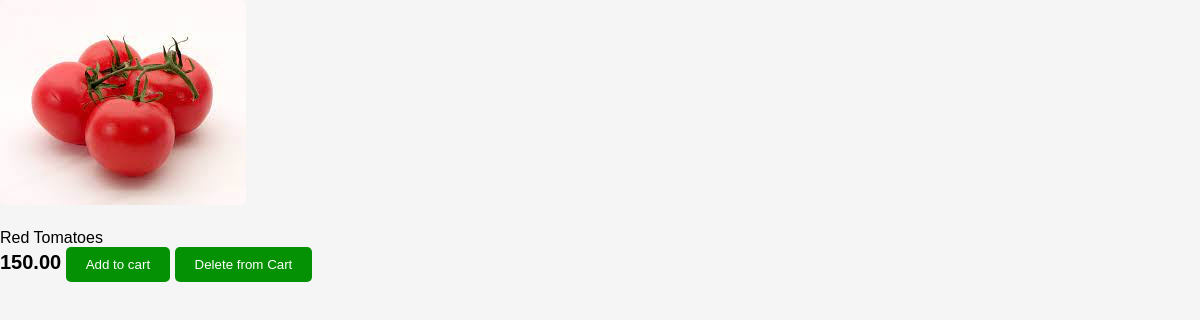
The page /inventory/products/2/ on the database its author committed.
### inventory/models.py (models this page shows, shortened)
class Product(models.Model):
    vendor = models.ForeignKey(Vendor,null=True,on_delete=models.CASCADE)
    name=models.CharField(max_length=32)
    price=models.DecimalField(max_digits=8,decimal_places=2)
    description=models.TextField()
    image=models.ImageField(upload_to='images/')
    date_created=models.DateTimeField(auto_now_add=True)
    date_updated=models.DateTimeField(auto_now=True)
    stock=models.PositiveIntegerField()

### inventory/views.py (the view)
# urls.py: path("products/<int:id>/",product_detail, name="product_detail_view"),
def product_detail(request,id):
    product = Product.objects.get(id=id)
    return render(request,"inventory/product_details.html", {"product":product})

### templates/inventory/product_details.html (shortened to what this page needs)
<!DOCTYPE html>
<html lang="en">
<head>
</head>
<body>
    <div>
        <img src="{{ product.image.url }}" alt="{{ product.title}}" class="images">
        <p class="product-description"> {{ product.description}}</p>
        <span class="product-price"> {{ product.price}}</span>
        <button class="add-to-cart-btn">Add to cart</button>
        <button class="add-to-cart-btn">Delete from Cart</button>
    </div>
</body>
</html>

### templates/inventory/product_details.html (style rules this page uses)
body { font-family: Arial, sans-serif; margin: 0; padding: 0; background-color: #f5f5f5; }
.images { max-width: 100%; height: auto; border-radius: 5px; margin-bottom: 10px; }
.product-description { font-size: 1rem; color:black; margin: 0; }
.product-price { font-size: 1.25rem; font-weight: bold; color:black; }
.add-to-cart-btn { background-color:rgb(4, 146, 4); color: white; border: none; padding: 10px 20px; border-radius: 5px; cursor: pointer; transition: background-color 0.3s ease; }

### rows shown on the page
Product: image (picture), description "Red Tomatoes", price "150.00"
